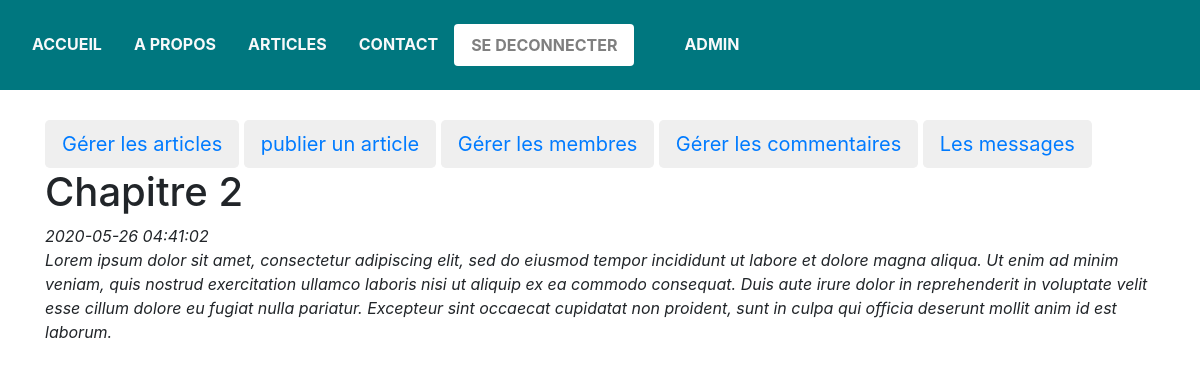
Page /contenuArticle.php?id=2 (signed in) on the committed database.
### tables this page shows
CREATE TABLE IF NOT EXISTS `billets` (
  `id` int(11) NOT NULL AUTO_INCREMENT,
  `titre` varchar(255) NOT NULL,
  `contenu` text NOT NULL,
  `date_billet` datetime NOT NULL,
  PRIMARY KEY (`id`)
);

### contenuArticle.php (the view, shortened to what this page needs)
<?php
$bdd = new PDO('mysql:host=localhost;dbname=billet_simple_pour_l\'alaska;charset=utf8', 'root', '');
if(isset($_GET['id']) AND !empty($_GET['id'])){
	$selectInfoArticle = $bdd->prepare('SELECT * FROM billets WHERE id = ?');
	$selectInfoArticle->execute(array($_GET['id']));
	$infoArticles = $selectInfoArticle->fetch();
}else{
	echo "Article introuvable...";
}
?>
<!DOCTYPE html>
<html>
    <head>
        <link rel="stylesheet" href="public/css/formulaire-commentaire.css" />
        <link rel="stylesheet" href="https://maxcdn.bootstrapcdn.com/bootstrap/4.0.0/css/bootstrap.min.css">
    </head>
    <body>
    	<header>
        	<?php include("sections-pages/barre-menu.php"); ?>
            <div class="container-pluid" >
                <div class="row">
                    <div class="col-xs-12" id="image-header">
                    </div>
                </div>
            </div>
        </header>
        <section>
            <?php include("sections-pages/menuAdmin.php"); ?>
        </section>
        <div class="container">
            <h1><?php echo htmlspecialchars($infoArticles['titre']); ?></h1>
            <div id="date-article"><em><?php echo $infoArticles['date_billet']; ?></</em></div>
            <p><?php echo nl2br(htmlspecialchars($infoArticles['contenu'])); ?></p>
        </div>
    </body>
</html>

### public/css/formulaire-commentaire.css (style rules this page uses)
#image-header, img { width: 100%; height: 90px; }

### rows in the picture
billets: titre "Chapitre 2", date_billet "2020-05-26 04:41:02", contenu "Lorem ipsum dolor sit amet, consectetur adipiscing elit, sed do eiusmod tempor incididunt ut labore et dolore magna aliqua. Ut enim ad minim veniam, quis nostrud exercitation ullamco laboris nisi ut aliquip ex ea commodo consequat. Duis aute irure dolor in reprehenderit in voluptate velit esse cillum dolore eu fugiat nulla pariatur. Excepteur sint occaecat cupidatat non proident, sunt in culpa qui officia deserunt mollit anim id est laborum."

### other values in the picture
$_SESSION["deconnecter"] "SE DECONNECTER"
$_SESSION['admin'] "ADMIN"
